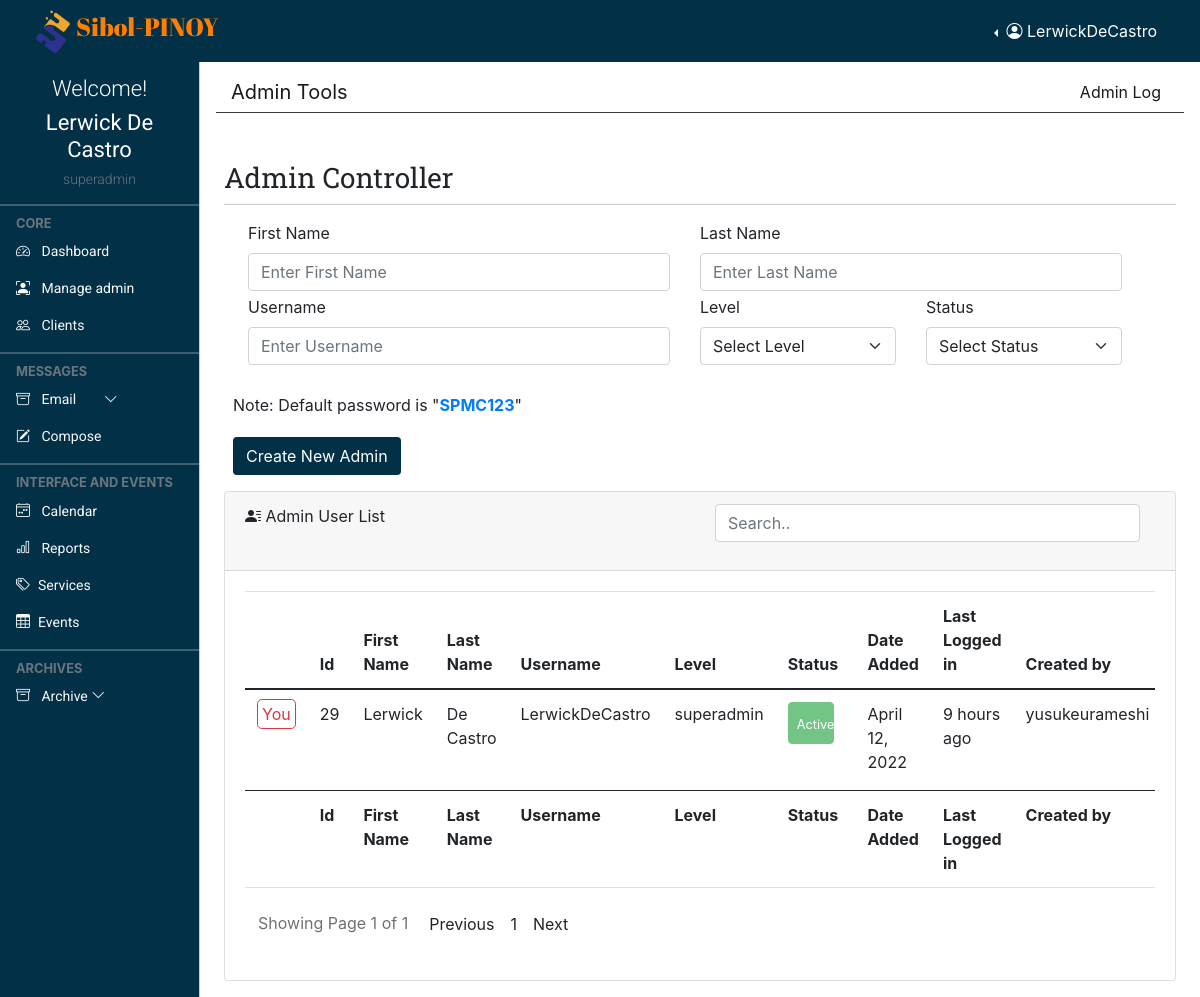
/admin/admin.con.php (signed in), run on the app's committed database.
### tables this page shows
CREATE TABLE `profile` (
  `id` int(11) NOT NULL,
  `loginId` int(11) NOT NULL,
  `firstName` varchar(255) NOT NULL,
  `lastName` varchar(255) NOT NULL,
  `dateAdded` date NOT NULL
);

### admin/admin-table.php (the view, shortened to what this page needs)
<tbody>
<?php
require "../connection.php";
$disabled = "";
$status1 = 'active';
$status0 = 'inactive';
$sql = "SELECT tb1.id, tb1.loginId, tb1.firstName, tb1.lastName, tb2.username, tb2.level, tb2.status, tb2.dateAdded, tb2.lastLoginDate, tb2.createdBy FROM login tb2 INNER JOIN profile tb1 ON tb1.loginId = tb2.loginId WHERE tb2.status='$status1' OR tb2.status='$status0' ORDER BY tb1.id DESC";
if($result = $conn->query($sql)){
    if($result->num_rows >= 1){
        while($row = $result->fetch_assoc()){  ?>
            <tr>
                <td class="text-center">
                    <?php
                        $currentUser = $_SESSION["username"];
                        if($currentUser == $row["username"]){
                            $disabled = "disabled";
                            ?>
                            <span class="border border-danger text-danger rounded-3 p-1">You</span>
                        <?php }
                    ?>
                </td>
                <td><?= $row["loginId"]?></td>
                <td><?= $row["firstName"]?></td>
                <td><?= $row["lastName"]?></td>
                <td><?= $row["username"]?></td>
                <td>
                </td>
                <td>
                    <?php
                        if ($row["status"] == "active"){
                            echo "<button type='button' class='btn btn-success p-2 m-0 col-md-10 statusButton' $disabled><small>Active</small></button>";
                        }
                        else if($row["status"] == "inactive"){
                            echo "<button type='button' class='btn btn-danger p-2 m-0 col-md-10 statusButton' $disabled><small>Inactive</small></button>";
                        }
                    ?>
                </td>
                <td><?= date("F d, Y", strtotime($row["dateAdded"])) ?></td>
                <td>
                    <?php
                        $time = strtotime($row["lastLoginDate"]);
                        echo relativeTime($time);
                    ?>
                </td>
                <td>
                        <?= $row["createdBy"] ?>
                </td>
            </tr>
<?php
        $disabled = ""; }
    }
    else{
        echo "No result found.";
    }
}
?>
</tbody>

### admin/layout.part/admin.header.php (shortened to what this page needs)
  <head>
    <link href="https://cdn.jsdelivr.net/npm/bootstrap@5.0.2/dist/css/bootstrap.min.css" rel="stylesheet">
    <link rel="stylesheet" href="https://cdnjs.cloudflare.com/ajax/libs/fullcalendar/3.4.0/fullcalendar.css" />
    <link rel="stylesheet" href="https://cdnjs.cloudflare.com/ajax/libs/twitter-bootstrap/4.0.0-alpha.6/css/bootstrap.css" />
    <link rel="stylesheet" href="https://cdn.jsdelivr.net/npm/bootstrap-icons@1.4.1/font/bootstrap-icons.css"/>
    <link rel="stylesheet" href="style/dataTables.bootstrap5.min.css" />
    <link rel="stylesheet" href="style/addstyler.css" />
    <link rel="stylesheet" href="style/colored.css" />
  </head>
<?php
function levelCheck($lev){
    if($lev == "0"){
      $lev = "admin";
    }
    else if($lev == "1"){
      $lev = "superadmin";
    }
    echo $lev;
  }
  function relativeTime($time, $short = false){
    $SECOND = 1;
    $MINUTE = 60 * $SECOND;
    $HOUR = 60 * $MINUTE;
    $DAY = 24 * $HOUR;
    $before = time() - $time;
    if ($before < 24 * $HOUR)
    {
        return (floor($before / 60 / 60) == 1 ? 'about an hour' : floor($before / 60 / 60).' hours'). " ago";
    }
    return "$time";
}
?>

### admin/layout.part/admin.top.navbar.php (shortened to what this page needs)
<?php
  require "../connection.php";
  if(isset($_SESSION["username"]) && isset($_SESSION["level"])){
    $musername = $_SESSION["username"];
    $sql = "SELECT login.loginId, profile.firstName, profile.lastName, login.username, login.level FROM login INNER JOIN profile ON
                login.loginId = profile.loginId WHERE login.username = '$musername'";
    if($result = $conn->query($sql)){
      if($result->num_rows == 1){
        if($row = $result->fetch_assoc()){
          $firstName = $row["firstName"];
          $lastName = $row["lastName"];
          $rusername = $row["username"];
          $level = $row["level"];
        }
      }
    }
  }
?>
<nav class="navbar navbar-expand-lg navbar-dark px-3 fixed-top bg-coloured">
  <div class="container-fluid">
    <div class="">
      <img class="__logo" src="../img/logo.png" alt=""><a class="logo-font" href="#">Sibol-PINOY</a>
    </div>
    <div class="collapse navbar-collapse justify-content-md-end" id="topNavBar">
      <div class="btn-group border-0 dropstart">
        <button type="button" class="btn text-white dropdown-toggle border-0" data-bs-toggle="dropdown" aria-expanded="false">
          <i class="bi bi-person-circle"></i> <span> <?= $rusername ?> </span>
        </button>
      </div>
    </div>
  </div>
</nav>

### admin/layout.part/admin.side.navbar.php (shortened to what this page needs)
<div class="offcanvas offcanvas-start sidebar-nav bg-coloured" id="sidebar">
    <div class="offcanvas-body p-0">
        <div class="container pt-3 text-center">
            <div class="text-white">
            <h4 class="welcome-text">Welcome!</h4>
            <h2 class="user-text"><?= $firstName . " " . $lastName?></h2>
            <h6 class="text-muted text-small"><?= levelCheck($level) ?></h6>
            </div>
        </div>
        <nav class="navbar-dark pb-5">
            <ul class="navbar-nav">
                <hr class="dropdown-divider bg-light" />
                <div class="text-muted small fw-bold text-uppercase px-3">
                    CORE
                </div>
                <li>
                    <a href="landing" class="nav-link px-3 text-light text-normal">
                        <span class="me-2"><i class="bi bi-speedometer2"></i></span>
                        <span>Dashboard</span>
                    </a>
                    <?php
                        if(isset($_SESSION["level"])){
                            $check_level = $_SESSION["level"];
                            if($check_level == '1'){
                                echo ' <a href="admin.con" class="nav-link px-3 text-light text-normal">
                                            <span class="me-2"><i class="bi bi-person-bounding-box"></i></span>
                                            <span>Manage admin</span>
                                        </a>';
                            }
                        }
                    ?>
                    <a href="clients.record" class="nav-link px-3 text-light text-normal">
                        <span class="me-2"><i class="bi bi-people"></i></span>
                        <span>Clients</span>
                    </a>
                </li>
                <hr class="dropdown-divider bg-light" />
                <div class="text-muted small fw-bold text-uppercase px-3">
                    Messages
                </div>
                <li>
                    <a class="nav-link px-3 text-light text-normal position-relative" data-bs-toggle="collapse" href="#email">
                        <span class="me-2"><i class="bi bi-archive"></i></span>
                            <span>Email
                        </span>
                        <span class="ms-auto">
                            <span class="right-icon mx-4">
                            <i class="bi bi-chevron-down"></i>
                            </span>
                        </span>
                    </a>
                    <a href="#" class="nav-link px-3 text-light text-normal">
                        <span class="me-2"><i class="bi bi-pencil-square"></i></span>
                        <span>
                            <button type="button" class="bg-transparent border-0 text-light" data-bs-toggle="modal" data-bs-target="#exampleModal">
                                Compose
                            </button>
                        </span>
                    </a>
                </li>
                <hr class="dropdown-divider bg-light" />
                <div class="text-muted small fw-bold text-uppercase px-3">
                    Interface and Events
                </div>
                <li>
                    <a href="calender" class="nav-link px-3 text-light text-normal">
                            <span class="me-2"><i class="bi bi-calendar4-week"></i></span>
                            <span>Calendar</span>
                    </a>
                    <a href="reports" class="nav-link px-3 text-light text-normal">
                            <span class="me-2"><i class="bi bi-bar-chart"></i></span>
                            <span>Reports</span>
                    </a>
                    <a href="services.tools" class="nav-link px-3 sidebar-link text-light text-normal" >
                        <span class="me-2"><i class="bi bi-tags"></i></span>
                        <span>Services</span>
                    </a>
                    <a href="events" class="nav-link px-3 sidebar-link text-light text-normal">
                        <span class="me-2"><i class="bi bi-table"></i></span>
                        <span>Events</span>
                    </a>
                </li>
                <hr class="dropdown-divider bg-light" />
                <div class="text-muted small fw-bold text-uppercase px-3">
                    Archives
                </div>
                <li>
                    <a class="nav-link px-3  text-light text-normal" data-bs-toggle="collapse" href="#archives">
                        <span class="me-2"><i class="bi bi-archive"></i></span>
                        <span>Archive</span>
                        <span class="ms-auto">
                            <span class="right-icon">
                            <i class="bi bi-chevron-down"></i>
                            </span>
                        </span>
                    </a>
                </li>
            </ul>
        </nav>
    </div>
</div>

### admin/style/addstyler.css (style rules this page uses)
:root { --yellowColor: #FF7F00; --blueColor: #040478; --roboto: 'Roboto', sans-serif; --robotoSlab: 'Roboto Slab', serif; --abrilFatface: 'Abril Fatface', cursive; --offcanvas-width: 200px; --topNavbarHeight: 60px; --navColor: #6c757d; }
* { padding: 0; margin: 0; box-sizing: border-box; }
body { background-color: rgb(255, 255, 255); overflow: hidden; }
.text-normal { font-family: var(--roboto); font-size: 14px; font-weight: 400; }
.text-small { font-family: var(--roboto); font-size: 14px; font-weight: 300; }
.user-text { font-family: var(--roboto); font-size: 22px; font-weight: 400; }
.welcome-text { font-family: var(--roboto); font-size: 22px; font-weight: 300; }
.__logo { width: 45px; height: 45px; }
.logo-font { font-family: var(--abrilFatface); color: var(--yellowColor); font-size: 25px; text-decoration: none; transition: 0.3s ease-in-out; }
.sidebar-nav { width: var(--offcanvas-width); }
.sidebar-link { display: flex; align-items: center; }
@media (min-width: 992px) { body { overflow: auto !important; } }
@media (min-width: 992px) { .sidebar-nav { -webkit-transform: none; transform: none; visibility: visible !important; height: calc(100% - var(--topNavbarHeight)); top: var(--topNavbarHeight); } }

### admin/style/colored.css (style rules this page uses)
.bg-coloured { background-color: #023047; }

### data on the page
profile: loginId.username "LerwickDeCastro", firstName "Lerwick", lastName "De Castro", loginId.level "superadmin", loginId "29", loginId.dateAdded "April 12, 2022", loginId.lastLoginDate "9 hours ago", loginId.createdBy "yusukeurameshi"

### other printed values
$page_no "1"
$total_number_of_page "1"
